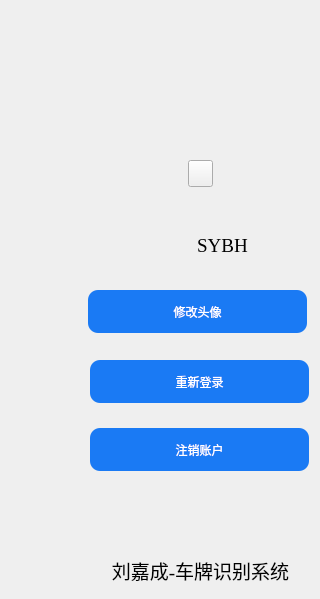
          <widget class="QWidget" name="Page_login">
           <widget class="QPushButton" name="pushButton_logout">
            <property name="geometry">
             <rect>
              <x>90</x>
              <y>428</y>
              <width>219</width>
              <height>43</height>
             </rect>
            </property>
            <property name="styleSheet">
             <string notr="true">QPushButton{
	background-color:rgb(26, 122, 244);
	border-radius:10px; 
    border:1px;
	font:17px &quot;微软雅黑&quot;;
	color:rgba(255,255,255);
}

QPushButton::pressed{
	border-color:rgba(255,255,255,30);
	background-color: rgb(0, 170, 255);
	border-style:inset;
	color:rgba(0,0,0,100);
}

QPushButton::hover{
	background-color: rgb(73, 154, 237);
	border-color:rgba(255,255,255,200);
	color:rgba(255,255,255);
}</string>
            </property>
            <property name="text">
             <string>注销账户</string>
            </property>
           </widget>
           <widget class="QLabel" name="label_loginPic">
            <property name="geometry">
             <rect>
              <x>160</x>
              <y>68</y>
              <width>85</width>
              <height>85</height>
             </rect>
            </property>
            <property name="minimumSize">
             <size>
              <width>85</width>
              <height>85</height>
             </size>
            </property>
            <property name="maximumSize">
             <size>
              <width>85</width>
              <height>85</height>
             </size>
            </property>
            <property name="font">
             <font>
              <family>Adobe 黑体 Std R</family>
              <pointsize>18</pointsize>
              <italic>false</italic>
              <bold>true</bold>
             </font>
            </property>
            <property name="styleSheet">
             <string notr="true">border-image: url(:/images/icons/user.png);
background-color: transparent;
border-radius:40px;</string>
            </property>
            <property name="text">
             <string/>
            </property>
            <property name="alignment">
             <set>Qt::AlignCenter</set>
            </property>
           </widget>
           <widget class="QPushButton" name="pushButton_login">
            <property name="geometry">
             <rect>
              <x>90</x>
              <y>360</y>
              <width>219</width>
              <height>43</height>
             </rect>
            </property>
            <property name="styleSheet">
             <string notr="true">QPushButton{
	background-color:rgb(26, 122, 244);
	border-radius:10px; 
    border:1px;
	font:17px &quot;微软雅黑&quot;;
	color:rgba(255,255,255);
}

QPushButton::pressed{
	border-color:rgba(255,255,255,30);
	background-color: rgb(0, 170, 255);
	border-style:inset;
	color:rgba(0,0,0,100);
}

QPushButton::hover{
	background-color: rgb(73, 154, 237);
	border-color:rgba(255,255,255,200);
	color:rgba(255,255,255);
}</string>
            </property>
            <property name="text">
             <string>重新登录</string>
            </property>
           </widget>
           <widget class="QToolButton" name="toolButton_loadLogo">
            <property name="geometry">
             <rect>
              <x>188</x>
              <y>160</y>
              <width>25</width>
              <height>27</height>
             </rect>
            </property>
            <property name="maximumSize">
             <size>
              <width>45</width>
              <height>45</height>
             </size>
            </property>
            <property name="cursor">
             <cursorShape>PointingHandCursor</cursorShape>
            </property>
            <property name="toolTip">
             <string>保存结果</string>
            </property>
            <property name="autoFillBackground">
             <bool>false</bool>
            </property>
            <property name="text">
             <string/>
            </property>
            <property name="icon">
             <iconset resource="RecSystem.qrc">
              <normaloff>:/images/icons/gallery.png</normaloff>:/images/icons/gallery.png</iconset>
            </property>
            <property name="iconSize">
             <size>
              <width>50</width>
              <height>39</height>
             </size>
            </property>
            <property name="popupMode">
             <enum>QToolButton::DelayedPopup</enum>
            </property>
            <property name="toolButtonStyle">
             <enum>Qt::ToolButtonTextUnderIcon</enum>
            </property>
            <property name="autoRaise">
             <bool>false</bool>
            </property>
            <property name="arrowType">
             <enum>Qt::NoArrow</enum>
            </property>
           </widget>
           <widget class="QLabel" name="label_pic_name">
            <property name="geometry">
             <rect>
              <x>114</x>
              <y>230</y>
              <width>25</width>
              <height>29</height>
             </rect>
            </property>
            <property name="maximumSize">
             <size>
              <width>85</width>
              <height>85</height>
             </size>
            </property>
            <property name="font">
             <font>
              <family>Adobe 黑体 Std R</family>
              <pointsize>18</pointsize>
              <italic>false</italic>
              <bold>true</bold>
             </font>
            </property>
            <property name="styleSheet">
             <string notr="true">border-image: url(:/images/icons/author.png);
background-color: transparent;
</string>
            </property>
            <property name="text">
             <string/>
            </property>
            <property name="alignment">
             <set>Qt::AlignCenter</set>
            </property>
           </widget>
           <widget class="QLabel" name="label_person_name">
            <property name="geometry">
             <rect>
              <x>142</x>
              <y>226</y>
              <width>161</width>
              <height>40</height>
             </rect>
            </property>
            <property name="minimumSize">
             <size>
              <width>0</width>
              <height>30</height>
             </size>
            </property>
            <property name="font">
             <font>
              <family>Times new roman</family>
              <pointsize>14</pointsize>
              <italic>false</italic>
              <bold>false</bold>
             </font>
            </property>
            <property name="toolTip">
             <string>&lt;html&gt;&lt;head/&gt;&lt;body&gt;&lt;p&gt;www.zhihu.com/people/sixuwuxian&lt;/p&gt;&lt;/body&gt;&lt;/html&gt;</string>
            </property>
            <property name="styleSheet">
             <string notr="true">QLabel{font: 14pt &quot;Times new roman&quot;;}</string>
            </property>
            <property name="text">
             <string>SYBH</string>
            </property>
            <property name="alignment">
             <set>Qt::AlignCenter</set>
            </property>
           </widget>
           <widget class="QPushButton" name="pushButton_avatar">
            <property name="geometry">
             <rect>
              <x>88</x>
              <y>290</y>
              <width>219</width>
              <height>43</height>
             </rect>
            </property>
            <property name="styleSheet">
             <string notr="true">QPushButton{
	background-color:rgb(26, 122, 244);
	border-radius:10px; 
    border:1px;
	font:17px &quot;微软雅黑&quot;;
	color:rgba(255,255,255);
}

QPushButton::pressed{
	border-color:rgba(255,255,255,30);
	background-color: rgb(0, 170, 255);
	border-style:inset;
	color:rgba(0,0,0,100);
}

QPushButton::hover{
	background-color: rgb(73, 154, 237);
	border-color:rgba(255,255,255,200);
	color:rgba(255,255,255);
}</string>
            </property>
            <property name="text">
             <string>修改头像</string>
            </property>
           </widget>
           <widget class="QLabel" name="label_person_name_2">
            <property name="geometry">
             <rect>
              <x>90</x>
              <y>550</y>
              <width>221</width>
              <height>40</height>
             </rect>
            </property>
            <property name="minimumSize">
             <size>
              <width>0</width>
              <height>30</height>
             </size>
            </property>
            <property name="font">
             <font>
              <family>Times new roman</family>
              <pointsize>14</pointsize>
              <italic>false</italic>
              <bold>false</bold>
             </font>
            </property>
            <property name="toolTip">
             <string>&lt;html&gt;&lt;head/&gt;&lt;body&gt;&lt;p&gt;www.zhihu.com/people/sixuwuxian&lt;/p&gt;&lt;/body&gt;&lt;/html&gt;</string>
            </property>
            <property name="styleSheet">
             <string notr="true">QLabel{font: 14pt &quot;Times new roman&quot;;}</string>
            </property>
            <property name="text">
             <string>刘嘉成-车牌识别系统</string>
            </property>
            <property name="alignment">
             <set>Qt::AlignCenter</set>
            </property>
           </widget>
          </widget>
